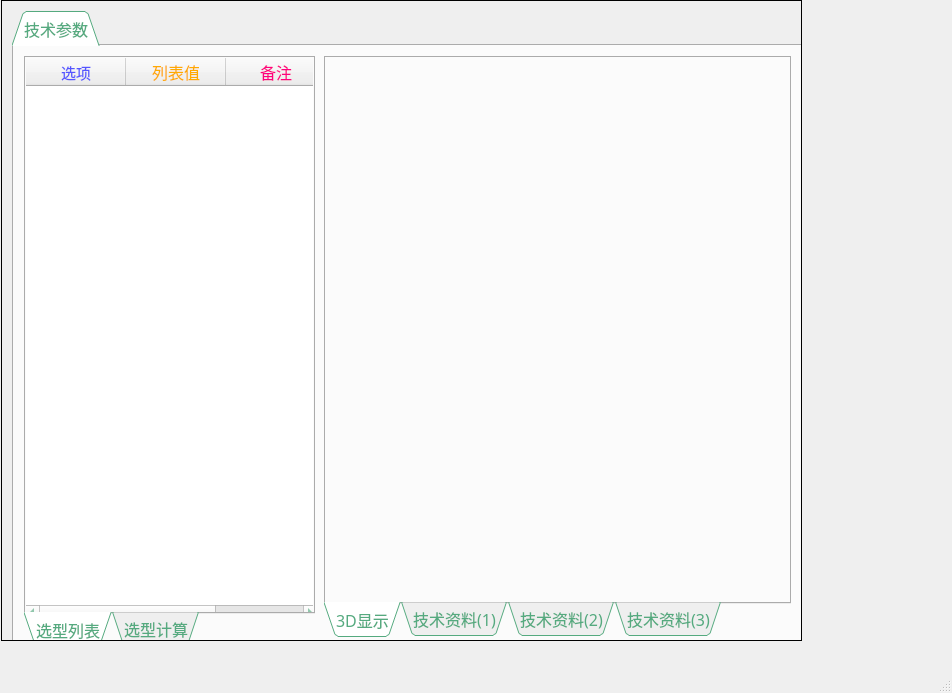
<?xml version="1.0" encoding="UTF-8"?>
<ui version="4.0">
 <class>MainWindow</class>
 <widget class="QMainWindow" name="MainWindow">
  <property name="geometry">
   <rect>
    <x>0</x>
    <y>0</y>
    <width>952</width>
    <height>693</height>
   </rect>
  </property>
  <property name="windowTitle">
   <string>MainWindow</string>
  </property>
  <property name="windowIcon">
   <iconset resource="../source.qrc">
    <normaloff>:/picture/icons/gear.ico</normaloff>:/picture/icons/gear.ico</iconset>
  </property>
  <property name="styleSheet">
   <string notr="true"/>
  </property>
  <property name="iconSize">
   <size>
    <width>128</width>
    <height>128</height>
   </size>
  </property>
  <property name="tabShape">
   <enum>QTabWidget::Rounded</enum>
  </property>
  <widget class="QWidget" name="centralwidget">
   <property name="styleSheet">
    <string notr="true"/>
   </property>
   <widget class="QStackedWidget" name="stackedWidget">
    <property name="geometry">
     <rect>
      <x>1</x>
      <y>0</y>
      <width>801</width>
      <height>641</height>
     </rect>
    </property>
    <property name="frameShape">
     <enum>QFrame::Panel</enum>
    </property>
    <property name="frameShadow">
     <enum>QFrame::Plain</enum>
    </property>
    <property name="currentIndex">
     <number>0</number>
    </property>
    <widget class="QWidget" name="page_0">
     <widget class="QTabWidget" name="tabWidget">
      <property name="geometry">
       <rect>
        <x>10</x>
        <y>10</y>
        <width>791</width>
        <height>631</height>
       </rect>
      </property>
      <property name="font">
       <font>
        <family>微软雅黑</family>
        <pointsize>12</pointsize>
       </font>
      </property>
      <property name="focusPolicy">
       <enum>Qt::NoFocus</enum>
      </property>
      <property name="styleSheet">
       <string notr="true">color: rgb(85, 170, 127);
</string>
      </property>
      <property name="tabPosition">
       <enum>QTabWidget::North</enum>
      </property>
      <property name="tabShape">
       <enum>QTabWidget::Triangular</enum>
      </property>
      <property name="currentIndex">
       <number>0</number>
      </property>
      <widget class="QWidget" name="tab_2">
       <attribute name="title">
        <string>技术参数</string>
       </attribute>
       <widget class="QTabWidget" name="tabWidget_4">
        <property name="geometry">
         <rect>
          <x>10</x>
          <y>10</y>
          <width>291</width>
          <height>591</height>
         </rect>
        </property>
        <property name="font">
         <font>
          <family>微软雅黑</family>
          <pointsize>12</pointsize>
         </font>
        </property>
        <property name="tabPosition">
         <enum>QTabWidget::South</enum>
        </property>
        <property name="tabShape">
         <enum>QTabWidget::Triangular</enum>
        </property>
        <property name="currentIndex">
         <number>0</number>
        </property>
        <widget class="QWidget" name="tab_9">
         <attribute name="title">
          <string>选型列表</string>
         </attribute>
         <widget class="QTableWidget" name="tableWidget_2">
          <property name="geometry">
           <rect>
            <x>0</x>
            <y>0</y>
            <width>291</width>
            <height>561</height>
           </rect>
          </property>
          <property name="focusPolicy">
           <enum>Qt::NoFocus</enum>
          </property>
          <property name="frameShape">
           <enum>QFrame::NoFrame</enum>
          </property>
          <property name="frameShadow">
           <enum>QFrame::Plain</enum>
          </property>
          <property name="dragDropOverwriteMode">
           <bool>true</bool>
          </property>
          <property name="wordWrap">
           <bool>true</bool>
          </property>
          <property name="cornerButtonEnabled">
           <bool>true</bool>
          </property>
          <attribute name="verticalHeaderVisible">
           <bool>false</bool>
          </attribute>
          <attribute name="verticalHeaderHighlightSections">
           <bool>true</bool>
          </attribute>
          <column>
           <property name="text">
            <string>选项</string>
           </property>
           <property name="font">
            <font>
             <family>微软雅黑</family>
             <pointsize>11</pointsize>
            </font>
           </property>
           <property name="foreground">
            <brush brushstyle="SolidPattern">
             <color alpha="255">
              <red>85</red>
              <green>85</green>
              <blue>255</blue>
             </color>
            </brush>
           </property>
          </column>
          <column>
           <property name="text">
            <string>列表值</string>
           </property>
           <property name="font">
            <font>
             <family>微软雅黑</family>
             <pointsize>12</pointsize>
            </font>
           </property>
           <property name="foreground">
            <brush brushstyle="SolidPattern">
             <color alpha="255">
              <red>255</red>
              <green>170</green>
              <blue>0</blue>
             </color>
            </brush>
           </property>
          </column>
          <column>
           <property name="text">
            <string>备注</string>
           </property>
           <property name="font">
            <font>
             <family>微软雅黑</family>
             <pointsize>12</pointsize>
            </font>
           </property>
           <property name="foreground">
            <brush brushstyle="SolidPattern">
             <color alpha="255">
              <red>255</red>
              <green>0</green>
              <blue>127</blue>
             </color>
            </brush>
           </property>
          </column>
         </widget>
        </widget>
        <widget class="QWidget" name="tab">
         <attribute name="title">
          <string>选型计算</string>
         </attribute>
         <widget class="QTableWidget" name="tableWidget">
          <property name="geometry">
           <rect>
            <x>-10</x>
            <y>0</y>
            <width>301</width>
            <height>561</height>
           </rect>
          </property>
          <property name="focusPolicy">
           <enum>Qt::NoFocus</enum>
          </property>
          <property name="frameShape">
           <enum>QFrame::NoFrame</enum>
          </property>
          <property name="frameShadow">
           <enum>QFrame::Plain</enum>
          </property>
          <property name="dragDropOverwriteMode">
           <bool>true</bool>
          </property>
          <property name="wordWrap">
           <bool>true</bool>
          </property>
          <property name="cornerButtonEnabled">
           <bool>true</bool>
          </property>
          <attribute name="verticalHeaderVisible">
           <bool>false</bool>
          </attribute>
          <attribute name="verticalHeaderHighlightSections">
           <bool>true</bool>
          </attribute>
          <column>
           <property name="text">
            <string>属性名称</string>
           </property>
           <property name="font">
            <font>
             <family>微软雅黑</family>
             <pointsize>11</pointsize>
            </font>
           </property>
           <property name="foreground">
            <brush brushstyle="SolidPattern">
             <color alpha="255">
              <red>85</red>
              <green>85</green>
              <blue>255</blue>
             </color>
            </brush>
           </property>
          </column>
          <column>
           <property name="text">
            <string>属性值</string>
           </property>
           <property name="font">
            <font>
             <family>微软雅黑</family>
             <pointsize>12</pointsize>
            </font>
           </property>
           <property name="foreground">
            <brush brushstyle="SolidPattern">
             <color alpha="255">
              <red>255</red>
              <green>170</green>
              <blue>0</blue>
             </color>
            </brush>
           </property>
          </column>
          <column>
           <property name="text">
            <string>备注</string>
           </property>
           <property name="font">
            <font>
             <family>微软雅黑</family>
             <pointsize>12</pointsize>
            </font>
           </property>
           <property name="foreground">
            <brush brushstyle="SolidPattern">
             <color alpha="255">
              <red>255</red>
              <green>0</green>
              <blue>127</blue>
             </color>
            </brush>
           </property>
          </column>
         </widget>
        </widget>
       </widget>
       <widget class="QTabWidget" name="tabWidget_5">
        <property name="geometry">
         <rect>
          <x>310</x>
          <y>10</y>
          <width>467</width>
          <height>581</height>
         </rect>
        </property>
        <property name="font">
         <font>
          <family>微软雅黑</family>
          <pointsize>12</pointsize>
         </font>
        </property>
        <property name="focusPolicy">
         <enum>Qt::TabFocus</enum>
        </property>
        <property name="tabPosition">
         <enum>QTabWidget::South</enum>
        </property>
        <property name="tabShape">
         <enum>QTabWidget::Triangular</enum>
        </property>
        <property name="currentIndex">
         <number>0</number>
        </property>
        <widget class="QWidget" name="tab_7">
         <attribute name="title">
          <string>3D显示</string>
         </attribute>
        </widget>
        <widget class="QWidget" name="tab_8">
         <attribute name="title">
          <string>技术资料(1)</string>
         </attribute>
        </widget>
        <widget class="QWidget" name="tab_3">
         <attribute name="title">
          <string>技术资料(2)</string>
         </attribute>
        </widget>
        <widget class="QWidget" name="tab_4">
         <attribute name="title">
          <string>技术资料(3)</string>
         </attribute>
        </widget>
       </widget>
      </widget>
     </widget>
    </widget>
   </widget>
  </widget>
  <widget class="QStatusBar" name="statusbar"/>
  <action name="Measure_distance">
   <property name="text">
    <string>测量长度</string>
   </property>
   <property name="toolTip">
    <string>测量长度</string>
   </property>
  </action>
  <action name="Out_put_stp">
   <property name="text">
    <string>stp</string>
   </property>
   <property name="toolTip">
    <string>导出stp</string>
   </property>
  </action>
  <action name="Out_put_iges">
   <property name="text">
    <string>iges</string>
   </property>
   <property name="toolTip">
    <string>导出iges</string>
   </property>
  </action>
  <action name="Out_put_stl">
   <property name="text">
    <string>stl</string>
   </property>
   <property name="toolTip">
    <string>导出stl</string>
   </property>
  </action>
  <action name="Up_data">
   <property name="text">
    <string>更新功能/零件库</string>
   </property>
   <property name="toolTip">
    <string>更新零件库</string>
   </property>
  </action>
  <action name="Put_order">
   <property name="text">
    <string>官方链接</string>
   </property>
   <property name="toolTip">
    <string>询价下单</string>
   </property>
  </action>
  <action name="Quit">
   <property name="text">
    <string>关闭退出</string>
   </property>
   <property name="toolTip">
    <string>关闭退出</string>
   </property>
  </action>
  <action name="actionView_Right">
   <property name="text">
    <string>右视图</string>
   </property>
   <property name="toolTip">
    <string>右视图</string>
   </property>
  </action>
  <action name="actionView_Left">
   <property name="text">
    <string>左视图</string>
   </property>
   <property name="toolTip">
    <string>左视图</string>
   </property>
  </action>
  <action name="actionView_Top">
   <property name="text">
    <string>顶视图</string>
   </property>
   <property name="toolTip">
    <string>顶视图</string>
   </property>
  </action>
  <action name="actionView_Bottom">
   <property name="text">
    <string>底视图</string>
   </property>
  </action>
  <action name="actionView_Front">
   <property name="text">
    <string>前视图</string>
   </property>
   <property name="toolTip">
    <string>前视图</string>
   </property>
  </action>
  <action name="actionView_Back">
   <property name="text">
    <string>后视图</string>
   </property>
   <property name="toolTip">
    <string>后视图</string>
   </property>
  </action>
  <action name="actionView_Iso">
   <property name="text">
    <string>轴侧图</string>
   </property>
   <property name="toolTip">
    <string>轴侧图</string>
   </property>
  </action>
  <action name="action_Fitall">
   <property name="text">
    <string>全部显示</string>
   </property>
   <property name="toolTip">
    <string>全部显示</string>
   </property>
  </action>
  <action name="AboutDownload">
   <property name="text">
    <string>关于下载</string>
   </property>
   <property name="toolTip">
    <string>关于下载</string>
   </property>
  </action>
  <action name="Measure_diameter">
   <property name="text">
    <string>测量孔径</string>
   </property>
   <property name="toolTip">
    <string>测量孔径</string>
   </property>
  </action>
  <action name="AboutVision">
   <property name="text">
    <string>关于版本</string>
   </property>
   <property name="toolTip">
    <string>关于版本</string>
   </property>
  </action>
 </widget>
 <resources>
  <include location="../source.qrc"/>
 </resources>
 <connections/>
</ui>
